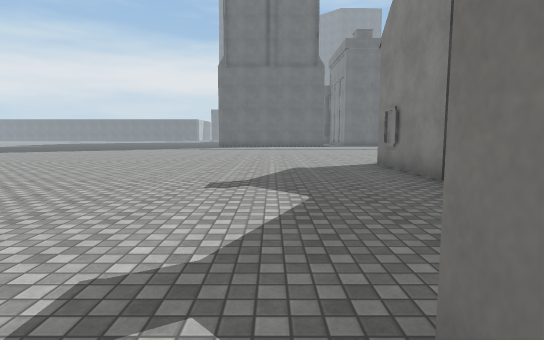
[1] (above)

12 first-person views from a walk through a 3-D level made in the Unity game engine. The camera is 1.2 m above the floor, tilts 6° down and sees 80° across. The floor is counted in squares, 2 m on a side. Each view is taken from the middle of a square. On the plan, view 1 faces up. The plan holds only what a view shows up to about 10 squares ahead; the rest is blank. The place goes on beyond the plan. Surface patterns are stand-ins for the level's own textures.

[2]
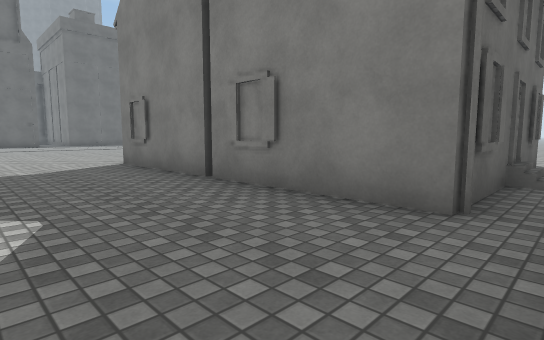

[3]
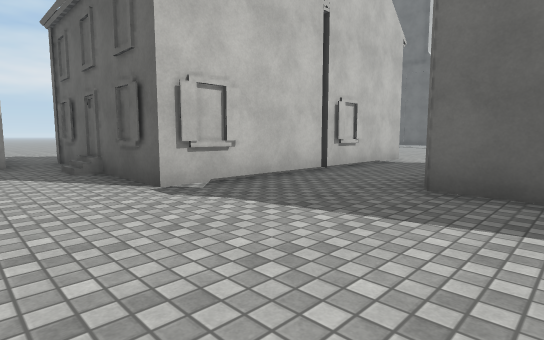

[4]
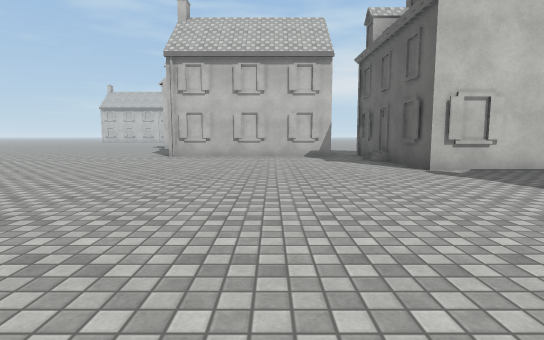

[5]
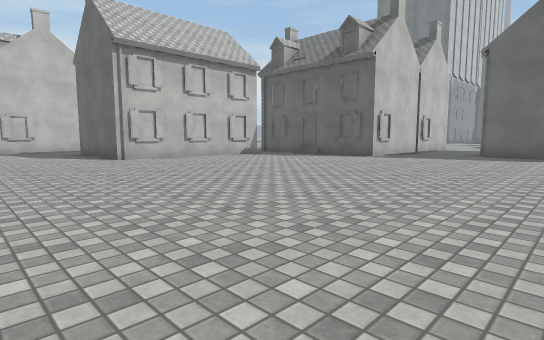

[6]
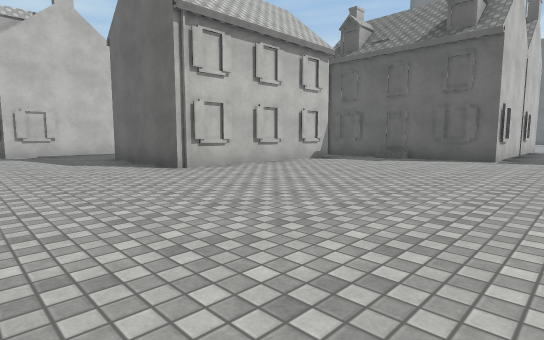

[7]
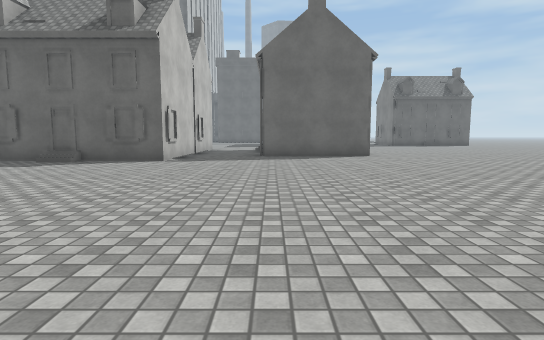

[8]
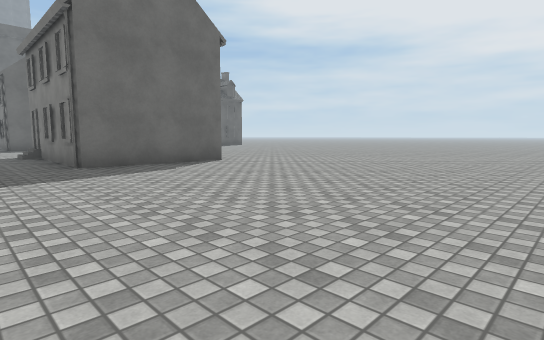

[9]
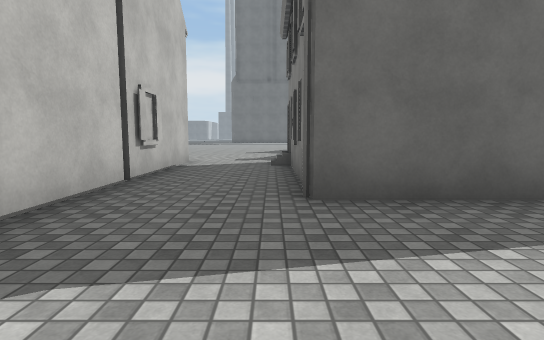

[10]
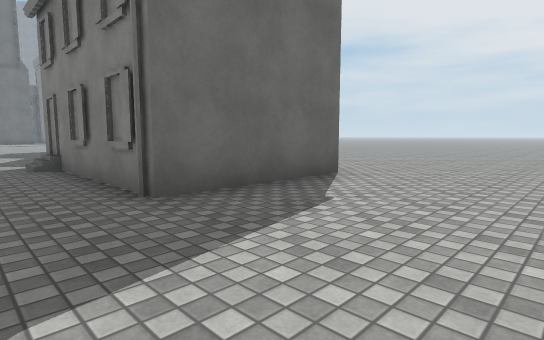

[11]
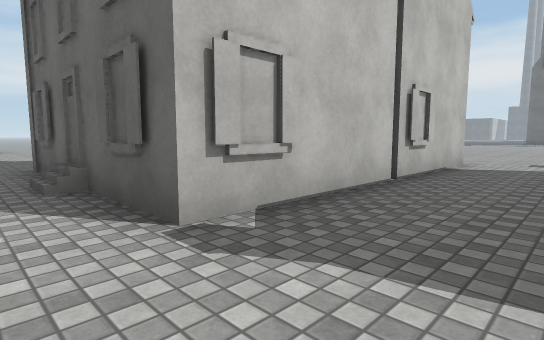

[12]
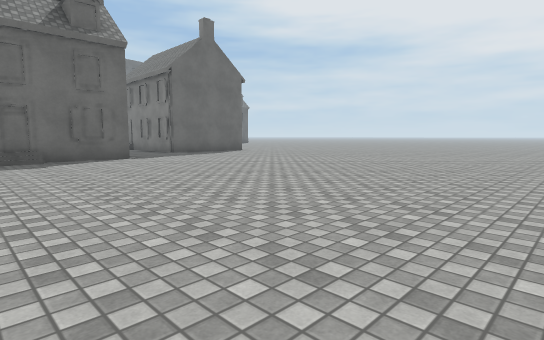

### Floor plan
Points are (right, up) in squares from view 1. A wall is a line through its corners. A room is listed if a view was taken in it or the views show most of it. See-through windows are left out.
Room 1 (views 1, 3, 4, 5, 6, 7, 8, 9, 10, 11, 12)
walls: (3.6, 0.8) (3.6, -4) (0.4, -4) (0.4, 0.7); (13, 3.7) (9.7, 3.7) (9.7, 8.4); (-1.9, 0.6) (-1.9, -5.9); (7.4, 8.3) (7.4, 1.7) (2.7, 1.7)
ways out: opening at (-2, -7) to room 2; opening at (-0.5, 1) to room 2; opening at (3, 1) to room 2; opening at (8.5, 9) to room 2
Room 2 (view 2)
walls: (2.7, 1.7) (2.7, 8.2); (-1.9, -5.9) (-6.6, -5.9)
ways out: opening at (-2, -7) to room 1; opening at (-0.5, 1) to room 1; opening at (3, 1) to room 1; opening at (8.5, 9) to room 1

Positions as (right, up) in squares from view 1, and headings:
1: (0, 0), facing up
2: (0, 1), facing up-right
3: (11, 0), facing up-left
4: (13, -1), facing left
5: (12, -7), facing up-left
6: (9, -7), facing up-left
7: (10, -6), facing up
8: (8, -3), facing up-right
9: (0, -7), facing up
10: (-1, -7), facing up-right
11: (0, -7), facing up-left
12: (4, -7), facing up-right
